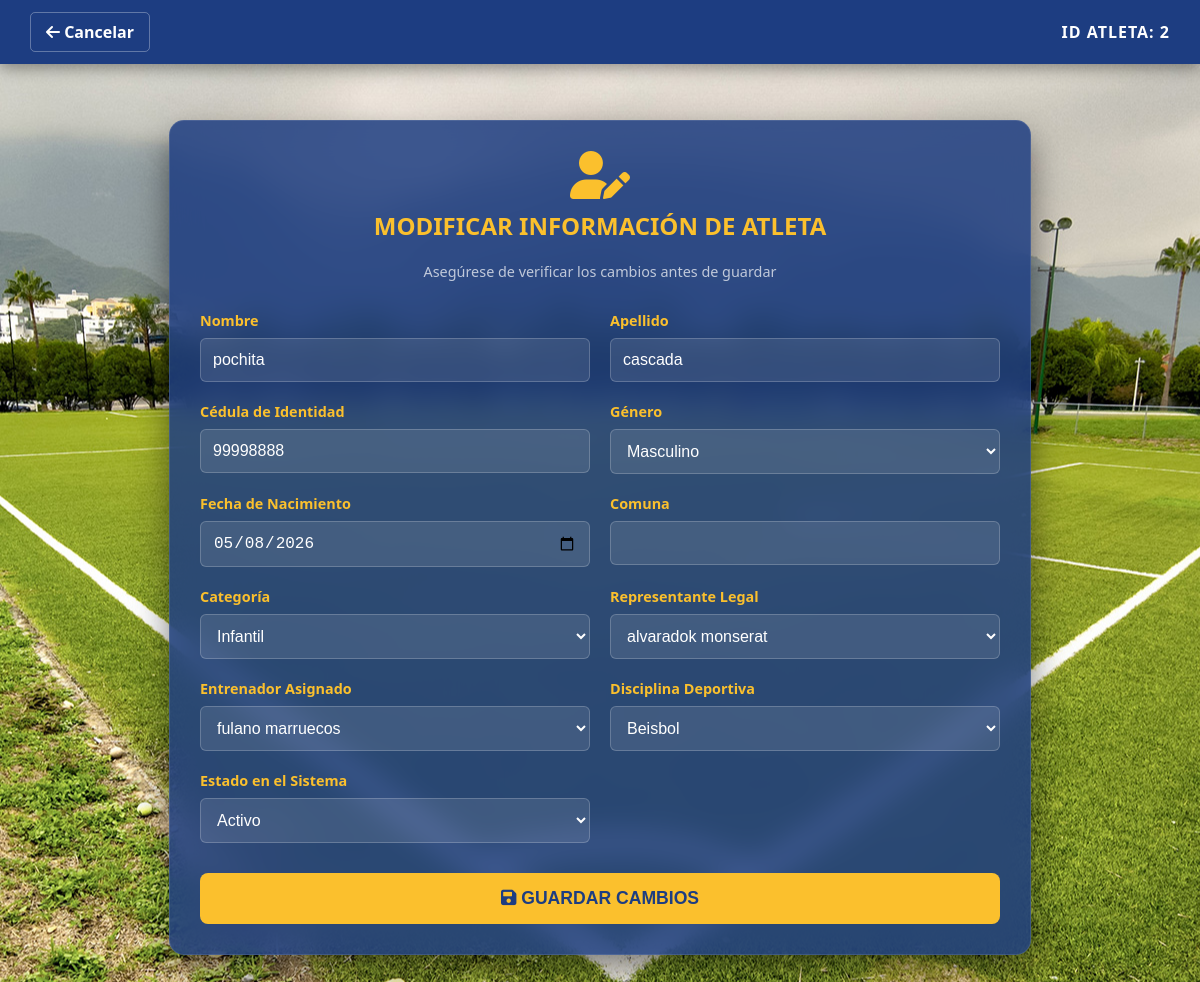
The app's page /vista/editar_atleta.php?id=2 with its own data.
### tables this page shows
CREATE TABLE `atletas` (
  `id` int(11) NOT NULL,
  `cedula` varchar(20) NOT NULL,
  `nombre` varchar(100) NOT NULL,
  `apellido` varchar(100) NOT NULL,
  `fecha_nacimiento` date DEFAULT NULL,
  `genero` enum('masculino','femenino') NOT NULL,
  `estado` enum('activo','inactivo','suspendido') NOT NULL,
  `categoria` enum('infantil','juvenil') NOT NULL,
  `comuna` varchar(100) NOT NULL,
  `representante_id` int(150) NOT NULL,
  `entrenador_id` int(11) NOT NULL,
  `disciplina_id` int(11) NOT NULL
);

CREATE TABLE `representantes` (
  `id` int(150) NOT NULL,
  `cedula` varchar(20) NOT NULL,
  `nombre` varchar(100) NOT NULL,
  `apellido` varchar(100) NOT NULL,
  `telefono` varchar(30) NOT NULL,
  `correo` varchar(100) NOT NULL,
  `direccion` text NOT NULL
);

CREATE TABLE `entrenadores` (
  `id` int(11) NOT NULL,
  `cedula` varchar(20) NOT NULL,
  `nombre` varchar(100) NOT NULL,
  `apellido` varchar(100) NOT NULL,
  `disciplina_id` int(11) DEFAULT NULL,
  `telefono` varchar(20) DEFAULT NULL,
  `correo` varchar(100) DEFAULT NULL,
  `estado` enum('activo','inactivo') NOT NULL
);

CREATE TABLE `disciplinas` (
  `id` int(11) NOT NULL,
  `nombre_disciplina` varchar(50) NOT NULL
);

### controlador/controlador_editar_atleta.php (called while the page is built, shortened)
<?php
require_once '../controlador/conexion.php';
if (isset($_GET['id'])) {
    $id = intval($_GET['id']);
    $sql_atleta = $conexion->query("SELECT * FROM atletas WHERE id = $id");
    $atleta = $sql_atleta->fetch_assoc();
    $res_disciplinas = $conexion->query("SELECT id, nombre_disciplina FROM disciplinas ORDER BY nombre_disciplina ASC");
    $res_entrenadores = $conexion->query("SELECT id, nombre, apellido FROM entrenadores ORDER BY nombre ASC");
    $res_representantes = $conexion->query("SELECT id, nombre, apellido FROM representantes ORDER BY nombre ASC");
}
?>

### vista/editar_atleta.php (the view, shortened to what this page needs)
<?php
require_once '../controlador/controlador_editar_atleta.php';
?>
<!DOCTYPE html>
<html lang="es">
<head>
    <link rel="stylesheet" href="../estilo/style10.css">
    <link rel="stylesheet" href="https://cdnjs.cloudflare.com/ajax/libs/font-awesome/6.0.0/css/all.min.css">
</head>
<body>
    <header class="main-header">
        <div class="header-container">
            <a href="ver_atletas.php" class="btn-back">
                <i class="fas fa-arrow-left"></i> Cancelar
            </a>
            <span style="color: white; font-weight: bold; letter-spacing: 1px;">
                ID ATLETA: <?php echo $atleta['id']; ?>
            </span>
        </div>
    </header>
    <main class="central-container">
        <div class="glass-form-container">
            <div class="form-header">
                <i class="fas fa-user-edit fa-3x" style="color: #FBC02D;"></i>
                <h2>Modificar Información de Atleta</h2>
                <p style="color: rgba(255,255,255,0.7); font-size: 0.9rem;">Asegúrese de verificar los cambios antes de guardar</p>
            </div>
            <form action="../controlador/controlador_editar_atleta.php" method="POST">
                <div class="form-grid">
                    <div class="input-group">
                        <label for="nombre">Nombre</label>
                        <input type="text" name="nombre" id="nombre" value="<?php echo htmlspecialchars($atleta['nombre']); ?>" required>
                    </div>
                    <div class="input-group">
                        <label for="apellido">Apellido</label>
                        <input type="text" name="apellido" id="apellido" value="<?php echo htmlspecialchars($atleta['apellido']); ?>" required>
                    </div>
                    <div class="input-group">
                        <label for="cedula">Cédula de Identidad</label>
                        <input type="text" name="cedula" id="cedula" value="<?php echo htmlspecialchars($atleta['cedula']); ?>" required>
                    </div>
                    <div class="input-group">
                        <label for="genero">Género</label>
                        <select name="genero" id="genero" required>
                            <option value="Masculino" <?php echo ($atleta['genero'] == 'Masculino' || $atleta['genero'] == 'M') ? 'selected' : ''; ?>>Masculino</option>
                        </select>
                    </div>
                    <div class="input-group">
                        <label for="fecha_nacimiento">Fecha de Nacimiento</label>
                        <input type="date" name="fecha_nacimiento" id="fecha_nacimiento" value="<?php echo $atleta['fecha_nacimiento']; ?>" required>
                    </div>
                    <div class="input-group">
                        <label for="comuna">Comuna</label>
                        <input type="text" name="comuna" id="comuna" value="<?php echo htmlspecialchars($atleta['comuna']); ?>" required>
                    </div>
                    <div class="input-group">
                        <label for="categoria">Categoría</label>
                        <select name="categoria" id="categoria" required>
                            <option value="Infantil" <?php echo (strtolower($atleta['categoria']) == 'infantil') ? 'selected' : ''; ?>>Infantil</option>
                        </select>
                    </div>
                    <div class="input-group">
                        <label for="representante_id">Representante Legal</label>
                        <select name="representante_id" id="representante_id" required>
                            <?php
                            $res_representantes->data_seek(0);
                            while($rep = $res_representantes->fetch_assoc()):
                            ?>
                                <option value="<?php echo $rep['id']; ?>"
                                    <?php echo ($atleta['representante_id'] == $rep['id']) ? 'selected' : ''; ?>>
                                    <?php echo htmlspecialchars($rep['nombre'] . " " . $rep['apellido']); ?>
                                </option>
                            <?php endwhile; ?>
                        </select>
                    </div>
                    <div class="input-group">
                        <label for="entrenador_id">Entrenador Asignado</label>
                        <select name="entrenador_id" id="entrenador_id" required>
                            <?php
                            $res_entrenadores->data_seek(0);
                            while($ent = $res_entrenadores->fetch_assoc()):
                            ?>
                                <option value="<?php echo $ent['id']; ?>"
                                    <?php echo ($atleta['entrenador_id'] == $ent['id']) ? 'selected' : ''; ?>>
                                    <?php echo htmlspecialchars($ent['nombre'] . " " . $ent['apellido']); ?>
                                </option>
                            <?php endwhile; ?>
                        </select>
                    </div>
                    <div class="input-group">
                        <label for="disciplina_id">Disciplina Deportiva</label>
                        <select name="disciplina_id" id="disciplina_id" required>
                            <?php
                            $res_disciplinas->data_seek(0);
                            while($disc = $res_disciplinas->fetch_assoc()):
                            ?>
                                <option value="<?php echo $disc['id']; ?>"
                                    <?php echo ($atleta['disciplina_id'] == $disc['id']) ? 'selected' : ''; ?>>
                                    <?php echo htmlspecialchars($disc['nombre_disciplina']); ?>
                                </option>
                            <?php endwhile; ?>
                        </select>
                    </div>
                    <div class="input-group">
                        <label for="estado">Estado en el Sistema</label>
                        <select name="estado" id="estado" required>
                            <option value="activo" <?php echo ($atleta['estado'] == 'activo') ? 'selected' : ''; ?>>Activo</option>
                        </select>
                    </div>
                </div>
                <button type="submit" name="btn_actualizar" value="ok" class="btn-submit">
                    <i class="fas fa-save"></i> GUARDAR CAMBIOS
                </button>
            </form>
        </div>
    </main>
</body>
</html>

### estilo/style10.css (style rules this page uses)
body { margin: 0; padding: 0; font-family: 'Segoe UI', sans-serif; background-image: url('../estilo/background_cancha.jpg'); background-size: cover; background-position: center; background-attachment: fixed; min-height: 100vh; }
.main-header { background-color: #1D3D81; padding: 12px 0; position: fixed; top: 0; width: 100%; z-index: 1000; box-shadow: 0 4px 15px rgba(0,0,0,0.4); }
.header-container { display: flex; justify-content: space-between; align-items: center; padding: 0 30px; }
.btn-back { color: white; text-decoration: none; font-weight: 600; padding: 8px 15px; border: 1px solid rgba(255,255,255,0.3); border-radius: 5px; transition: 0.3s; }
.central-container { padding: 120px 20px 40px; display: flex; justify-content: center; }
.glass-form-container { background: rgba(29, 61, 129, 0.85); backdrop-filter: blur(15px); -webkit-backdrop-filter: blur(15px); border-radius: 15px; padding: 30px; width: 100%; max-width: 800px; box-shadow: 0 15px 35px rgba(0,0,0,0.5); color: white; border: 1px solid rgba(255,255,255,0.1); }
.form-header { text-align: center; margin-bottom: 30px; }
.form-header h2 { margin-top: 10px; text-transform: uppercase; color: #FBC02D; }
.form-grid { display: grid; grid-template-columns: 1fr 1fr; gap: 20px; }
.input-group { display: flex; flex-direction: column; gap: 8px; }
.input-group label { font-size: 0.9rem; font-weight: 600; color: #FBC02D; }
input, select { padding: 12px; border-radius: 6px; border: 1px solid rgba(255,255,255,0.2); background: rgba(255,255,255,0.1); color: white; font-size: 1rem; box-sizing: border-box; width: 100%; }
.btn-submit { margin-top: 30px; width: 100%; padding: 15px; background: #FBC02D; border: none; border-radius: 8px; color: #1D3D81; font-size: 1.1rem; font-weight: bold; cursor: pointer; transition: 0.3s; }
select option { background-color: #1D3D81; color: #ffffff; }

### records on screen
atletas: id "2", nombre "pochita", apellido "cascada", cedula "99998888", fecha_nacimiento "05/08/2026", categoria "Infantil", representante_id "alvaradok monserat", entrenador_id "fulano marruecos", disciplina_id "Beisbol", estado "Activo"
